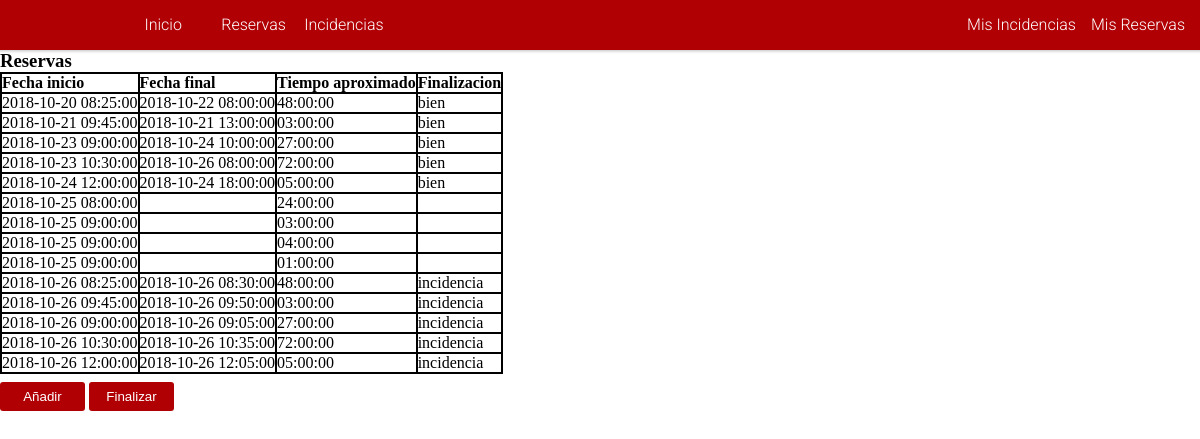
The page /PaginaWeb/index.php?mostrar=reservas on the database its author committed.
### tables this page shows
CREATE TABLE IF NOT EXISTS `tbl_reserva` (
`id_reserva` int(11) NOT NULL AUTO_INCREMENT,
`fechaInicio_reserva` DATETIME DEFAULT NULL,
`fechaFinal_reserva` DATETIME DEFAULT NULL,
`tiempoEstimado_reserva` TIME DEFAULT NULL,
`finalizacion_reserva` ENUM('bien', 'incidencia') DEFAULT NULL,
`id_empleado` int(11) DEFAULT NULL,
`id_recurso` int(11) DEFAULT NULL,
PRIMARY KEY (`id_reserva`)
);

### PaginaWeb/assets/php/reservas.php (the view, shortened to what this page needs)
<article>
	<h1>Reservas</h1>
	<?php
		$consulta=mysqli_query($link, "SELECT * FROM tbl_reserva ORDER BY id_reserva");
		echo "<div class='tabla'>";
			if(mysqli_num_rows($consulta)>0) {
				echo "<div class='fila encabezado'>";
					echo "<div class='columna'>Fecha inicio</div>";
					echo "<div class='columna'>Fecha final</div>";
					echo "<div class='columna'>Tiempo aproximado</div>";
					echo "<div class='columna'>Finalizacion</div>";
				echo "</div>";
				while($array = mysqli_fetch_array($consulta)) {
					$fechaInicio=$array['fechaInicio_reserva'];
					$fechaFin = $array['fechaFinal_reserva'];
					$tiempoEstimado=$array['tiempoEstimado_reserva'];
					$finalizacion = $array['finalizacion_reserva'];
					echo "<div class='fila'>";
						echo "<div class='columna'>$fechaInicio</div>";
						echo "<div class='columna'>$fechaFin</div>";
						echo "<div class='columna'>$tiempoEstimado</div>";
						echo "<div class='columna'>$finalizacion</div>";
					echo "</div>";
				}
			}
		echo "</div>";
	?>
	<a href="#mostrarAñadirReserva"><input class="añadir-lista" type="button" value="Añadir"></a>
	<a href="#mostrarFinalizarReserva"><input class="añadir-lista" type="button" value="Finalizar"></a>
</article>

### PaginaWeb/assets/css/estilos.css (style rules this page uses)
* { margin: 0; padding: 0; list-style: none; text-decoration: none; border: none; outline: none; box-sizing: border-box; }
body { margin-top: 50px; }

### PaginaWeb/assets/css/formulariosBotones.css (style rules this page uses)
input[type="button"] { padding: 7px; color: #fff; background: #b10004; width: 85px; margin-top: 8px; margin-bottom: 8px; border: 0; border-radius: 3px; cursor: pointer; }

### PaginaWeb/assets/css/tablas.css (style rules this page uses)
div.tabla { display: table; border: 1px solid black; }
div.fila { display: table-row; border: 1px solid black; }
div.columna { display: table-cell; border: 1px solid black; }
div.encabezado { font-weight: bold; }

### PaginaWeb/assets/css/menu.css (style rules this page uses)
* { margin: 0; padding: 0; box-sizing: border-box; }

### rows shown on the page
tbl_reserva: fechaInicio_reserva "2018-10-20 08:25:00", fechaFinal_reserva "2018-10-22 08:00:00", tiempoEstimado_reserva "48:00:00", finalizacion_reserva "bien"
tbl_reserva: fechaInicio_reserva "2018-10-21 09:45:00", fechaFinal_reserva "2018-10-21 13:00:00", tiempoEstimado_reserva "03:00:00", finalizacion_reserva "bien"
tbl_reserva: fechaInicio_reserva "2018-10-23 09:00:00", fechaFinal_reserva "2018-10-24 10:00:00", tiempoEstimado_reserva "27:00:00", finalizacion_reserva "bien"
tbl_reserva: fechaInicio_reserva "2018-10-23 10:30:00", fechaFinal_reserva "2018-10-26 08:00:00", tiempoEstimado_reserva "72:00:00", finalizacion_reserva "bien"
tbl_reserva: fechaInicio_reserva "2018-10-24 12:00:00", fechaFinal_reserva "2018-10-24 18:00:00", tiempoEstimado_reserva "05:00:00", finalizacion_reserva "bien"
tbl_reserva: fechaInicio_reserva "2018-10-25 08:00:00", tiempoEstimado_reserva "24:00:00"
tbl_reserva: fechaInicio_reserva "2018-10-25 09:00:00", tiempoEstimado_reserva "03:00:00"
tbl_reserva: fechaInicio_reserva "2018-10-25 09:00:00", tiempoEstimado_reserva "04:00:00"
tbl_reserva: fechaInicio_reserva "2018-10-25 09:00:00", tiempoEstimado_reserva "01:00:00"
tbl_reserva: fechaInicio_reserva "2018-10-26 08:25:00", fechaFinal_reserva "2018-10-26 08:30:00", tiempoEstimado_reserva "48:00:00", finalizacion_reserva "incidencia"
tbl_reserva: fechaInicio_reserva "2018-10-26 09:45:00", fechaFinal_reserva "2018-10-26 09:50:00", tiempoEstimado_reserva "03:00:00", finalizacion_reserva "incidencia"
tbl_reserva: fechaInicio_reserva "2018-10-26 09:00:00", fechaFinal_reserva "2018-10-26 09:05:00", tiempoEstimado_reserva "27:00:00", finalizacion_reserva "incidencia"
tbl_reserva: fechaInicio_reserva "2018-10-26 10:30:00", fechaFinal_reserva "2018-10-26 10:35:00", tiempoEstimado_reserva "72:00:00", finalizacion_reserva "incidencia"
tbl_reserva: fechaInicio_reserva "2018-10-26 12:00:00", fechaFinal_reserva "2018-10-26 12:05:00", tiempoEstimado_reserva "05:00:00", finalizacion_reserva "incidencia"
